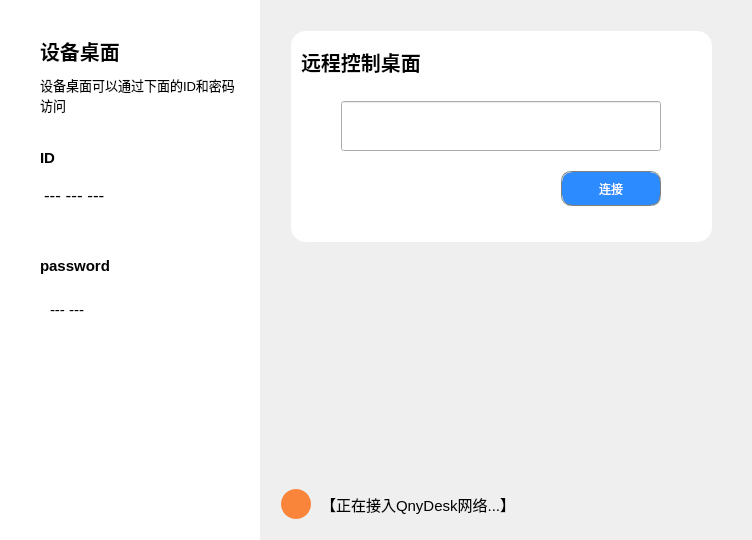
<?xml version="1.0" encoding="UTF-8"?>
<ui version="4.0">
 <class>MainWindow</class>
 <widget class="QMainWindow" name="MainWindow">
  <property name="geometry">
   <rect>
    <x>0</x>
    <y>0</y>
    <width>752</width>
    <height>540</height>
   </rect>
  </property>
  <property name="windowTitle">
   <string>QntDesk v.0.0.1</string>
  </property>
  <widget class="QWidget" name="centralWidget">
   <layout class="QHBoxLayout" name="horizontalLayout">
    <property name="spacing">
     <number>0</number>
    </property>
    <property name="leftMargin">
     <number>0</number>
    </property>
    <property name="topMargin">
     <number>0</number>
    </property>
    <property name="rightMargin">
     <number>0</number>
    </property>
    <property name="bottomMargin">
     <number>0</number>
    </property>
    <item>
     <widget class="QWidget" name="leftPanel" native="true">
      <property name="minimumSize">
       <size>
        <width>260</width>
        <height>0</height>
       </size>
      </property>
      <property name="maximumSize">
       <size>
        <width>260</width>
        <height>16777215</height>
       </size>
      </property>
      <property name="styleSheet">
       <string notr="true">background-color: rgb(255, 255, 255);</string>
      </property>
      <widget class="QLabel" name="label">
       <property name="geometry">
        <rect>
         <x>40</x>
         <y>30</y>
         <width>111</width>
         <height>41</height>
        </rect>
       </property>
       <property name="font">
        <font>
         <pointsize>15</pointsize>
         <weight>75</weight>
         <bold>true</bold>
        </font>
       </property>
       <property name="text">
        <string>设备桌面</string>
       </property>
      </widget>
      <widget class="QLabel" name="label_2">
       <property name="geometry">
        <rect>
         <x>40</x>
         <y>70</y>
         <width>200</width>
         <height>50</height>
        </rect>
       </property>
       <property name="font">
        <font>
         <pointsize>10</pointsize>
        </font>
       </property>
       <property name="text">
        <string>设备桌面可以通过下面的ID和密码访问</string>
       </property>
       <property name="wordWrap">
        <bool>true</bool>
       </property>
      </widget>
      <widget class="QWidget" name="idWidget" native="true">
       <property name="geometry">
        <rect>
         <x>20</x>
         <y>140</y>
         <width>230</width>
         <height>90</height>
        </rect>
       </property>
       <property name="styleSheet">
        <string notr="true">QWidget#idWidget{
	background-image: url(:/src/img/xun.png);
	background-repeat:no-repeat
}</string>
       </property>
       <widget class="QLabel" name="label_3">
        <property name="geometry">
         <rect>
          <x>20</x>
          <y>10</y>
          <width>72</width>
          <height>15</height>
         </rect>
        </property>
        <property name="font">
         <font>
          <pointsize>11</pointsize>
          <weight>75</weight>
          <bold>true</bold>
         </font>
        </property>
        <property name="text">
         <string>ID</string>
        </property>
       </widget>
       <widget class="QLabel" name="idLabel">
        <property name="geometry">
         <rect>
          <x>24</x>
          <y>39</y>
          <width>180</width>
          <height>31</height>
         </rect>
        </property>
        <property name="font">
         <font>
          <pointsize>13</pointsize>
         </font>
        </property>
        <property name="text">
         <string>--- --- ---</string>
        </property>
       </widget>
       <widget class="SettingButton" name="moreBtn">
        <property name="geometry">
         <rect>
          <x>190</x>
          <y>0</y>
          <width>40</width>
          <height>40</height>
         </rect>
        </property>
        <property name="focusPolicy">
         <enum>Qt::StrongFocus</enum>
        </property>
        <property name="autoFillBackground">
         <bool>false</bool>
        </property>
        <property name="styleSheet">
         <string notr="true">QPushButton{
	background-image: url(:/src/img/more.png);
	border-radius:15px
}
QPushButton:pressed{
	background-color:rgb(238,238,238)
}
QPushButton::menu-indicator{
	image:none
}
</string>
        </property>
        <property name="text">
         <string/>
        </property>
       </widget>
      </widget>
      <widget class="QWidget" name="passwordWidget" native="true">
       <property name="geometry">
        <rect>
         <x>20</x>
         <y>250</y>
         <width>230</width>
         <height>90</height>
        </rect>
       </property>
       <property name="styleSheet">
        <string notr="true">QWidget#passwordWidget{
	background-image: url(:/src/img/xun.png);
	background-repeat:no-repeat;
}</string>
       </property>
       <widget class="QLabel" name="label_4">
        <property name="geometry">
         <rect>
          <x>20</x>
          <y>0</y>
          <width>101</width>
          <height>31</height>
         </rect>
        </property>
        <property name="font">
         <font>
          <pointsize>11</pointsize>
          <weight>75</weight>
          <bold>true</bold>
         </font>
        </property>
        <property name="text">
         <string>password</string>
        </property>
       </widget>
       <widget class="QLabel" name="passwordLabel">
        <property name="geometry">
         <rect>
          <x>30</x>
          <y>40</y>
          <width>111</width>
          <height>40</height>
         </rect>
        </property>
        <property name="font">
         <font>
          <pointsize>11</pointsize>
         </font>
        </property>
        <property name="text">
         <string>--- ---</string>
        </property>
       </widget>
       <widget class="PencilButton" name="pencilBtn">
        <property name="geometry">
         <rect>
          <x>190</x>
          <y>36</y>
          <width>30</width>
          <height>30</height>
         </rect>
        </property>
        <property name="focusPolicy">
         <enum>Qt::StrongFocus</enum>
        </property>
        <property name="autoFillBackground">
         <bool>false</bool>
        </property>
        <property name="styleSheet">
         <string notr="true">QPushButton{
	background-image: url(://src/img/pen.png);
	border-radius:15px
}
QPushButton:pressed{
	background-color:rgb(238,238,238)
}
QPushButton::menu-indicator{
	image:none
}
</string>
        </property>
        <property name="text">
         <string/>
        </property>
       </widget>
       <widget class="EyeButton" name="eyeBtn">
        <property name="geometry">
         <rect>
          <x>150</x>
          <y>40</y>
          <width>30</width>
          <height>30</height>
         </rect>
        </property>
        <property name="focusPolicy">
         <enum>Qt::StrongFocus</enum>
        </property>
        <property name="autoFillBackground">
         <bool>false</bool>
        </property>
        <property name="styleSheet">
         <string notr="true">QPushButton{
	background-image: url(://src/img/eye.png);
	border-radius:15px;
	background-repeat:bo-repeated;
}
</string>
        </property>
        <property name="text">
         <string/>
        </property>
       </widget>
      </widget>
     </widget>
    </item>
    <item>
     <widget class="QWidget" name="rightPanel" native="true">
      <property name="styleSheet">
       <string notr="true"/>
      </property>
      <layout class="QVBoxLayout" name="verticalLayout">
       <item>
        <widget class="QWidget" name="widget" native="true">
         <property name="minimumSize">
          <size>
           <width>0</width>
           <height>0</height>
          </size>
         </property>
         <property name="maximumSize">
          <size>
           <width>16777215</width>
           <height>16777215</height>
          </size>
         </property>
         <property name="styleSheet">
          <string notr="true"/>
         </property>
         <widget class="QWidget" name="inputWidget" native="true">
          <property name="geometry">
           <rect>
            <x>20</x>
            <y>20</y>
            <width>421</width>
            <height>211</height>
           </rect>
          </property>
          <property name="styleSheet">
           <string notr="true">QWidget#inputWidget{
	background-color: rgb(255, 255, 255);
	border-radius:15px;
}</string>
          </property>
          <widget class="QLabel" name="label_5">
           <property name="geometry">
            <rect>
             <x>10</x>
             <y>10</y>
             <width>161</width>
             <height>41</height>
            </rect>
           </property>
           <property name="font">
            <font>
             <pointsize>15</pointsize>
             <weight>75</weight>
             <bold>true</bold>
            </font>
           </property>
           <property name="text">
            <string>远程控制桌面</string>
           </property>
          </widget>
          <widget class="QLineEdit" name="remoteIdEdit">
           <property name="geometry">
            <rect>
             <x>50</x>
             <y>70</y>
             <width>320</width>
             <height>50</height>
            </rect>
           </property>
           <property name="font">
            <font>
             <pointsize>14</pointsize>
            </font>
           </property>
          </widget>
          <widget class="QPushButton" name="connectBtn">
           <property name="enabled">
            <bool>false</bool>
           </property>
           <property name="geometry">
            <rect>
             <x>270</x>
             <y>140</y>
             <width>100</width>
             <height>35</height>
            </rect>
           </property>
           <property name="styleSheet">
            <string notr="true">QPushButton#connectBtn{
	color:rgb(255,255,255);
	border:1px groove gray;
	background-color:rgb(44,140,255);
	border-radius:10px
}
QPushButton#connectBtn::pressed{
	background-color:rgb(0,113,255);
}</string>
           </property>
           <property name="text">
            <string>连接</string>
           </property>
          </widget>
         </widget>
        </widget>
       </item>
       <item>
        <widget class="QWidget" name="widget_2" native="true">
         <property name="minimumSize">
          <size>
           <width>0</width>
           <height>50</height>
          </size>
         </property>
         <property name="maximumSize">
          <size>
           <width>16777215</width>
           <height>50</height>
          </size>
         </property>
         <property name="styleSheet">
          <string notr="true"/>
         </property>
         <widget class="QPushButton" name="stateLamp">
          <property name="enabled">
           <bool>false</bool>
          </property>
          <property name="geometry">
           <rect>
            <x>10</x>
            <y>10</y>
            <width>30</width>
            <height>30</height>
           </rect>
          </property>
          <property name="styleSheet">
           <string notr="true">QPushButton{
	background-color:rgb(249,133,59);
	border-radius:15px
}</string>
          </property>
          <property name="text">
           <string/>
          </property>
         </widget>
         <widget class="QLabel" name="stateLabel">
          <property name="geometry">
           <rect>
            <x>50</x>
            <y>10</y>
            <width>401</width>
            <height>31</height>
           </rect>
          </property>
          <property name="font">
           <font>
            <pointsize>11</pointsize>
           </font>
          </property>
          <property name="text">
           <string>【正在接入QnyDesk网络...】</string>
          </property>
         </widget>
        </widget>
       </item>
      </layout>
     </widget>
    </item>
   </layout>
  </widget>
 </widget>
 <layoutdefault spacing="6" margin="11"/>
 <customwidgets>
  <customwidget>
   <class>SettingButton</class>
   <extends>QPushButton</extends>
   <header>button/SettingButton.h</header>
  </customwidget>
  <customwidget>
   <class>PencilButton</class>
   <extends>QPushButton</extends>
   <header>button/PencilButton.h</header>
  </customwidget>
  <customwidget>
   <class>EyeButton</class>
   <extends>QPushButton</extends>
   <header>button/EyeButton.h</header>
  </customwidget>
 </customwidgets>
 <resources>
  <include location="src/src.qrc"/>
 </resources>
 <connections/>
</ui>
